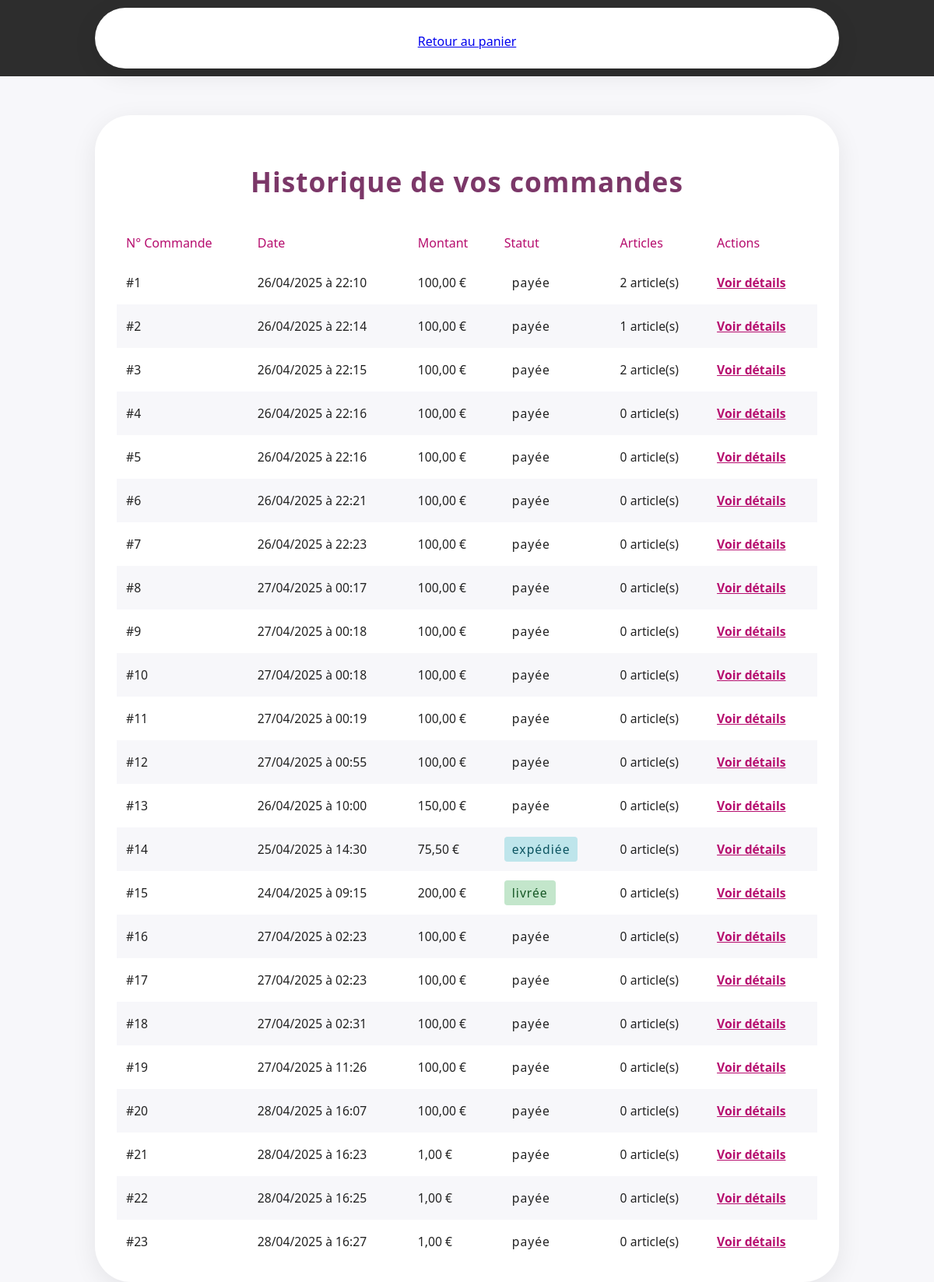
The page /historique_commandes.php (signed in) on the database its author committed.
### tables this page shows
CREATE TABLE IF NOT EXISTS `commandes` (
  `id_commande` int NOT NULL AUTO_INCREMENT,
  `id_client` int NOT NULL,
  `date_commande` datetime NOT NULL DEFAULT CURRENT_TIMESTAMP,
  `statut` enum('en attente','payée','expédiée','livrée','annulée') NOT NULL DEFAULT 'en attente',
  `montant_total` decimal(10,2) NOT NULL,
  `adresse_livraison` text NOT NULL,
  PRIMARY KEY (`id_commande`),
  KEY `id_client` (`id_client`)
);

### historique_commandes.php (the view, shortened to what this page needs)
<?php
include "condb.php";
$id_client=isset($_SESSION['user_id']) ? intval($_SESSION['user_id']) : 0;
$sql="SELECT c.*, COUNT(ca.id_produit) as nombre_articles
        FROM commandes c
        LEFT JOIN commandes_articles ca ON c.id_commande = ca.id_commande
        WHERE c.id_client = ?
        GROUP BY c.id_commande";
$stmt=$con->prepare($sql);
if ($stmt) {
    $stmt->bind_param("i",$id_client);
    $stmt->execute();
    $result=$stmt->get_result();
} else {
    echo "Erreur de préparation de la requête.";
    exit();
}
?>
<!DOCTYPE html>
<html lang="fr">
<head>
    <link rel="stylesheet" href="histo.css">
</head>
<body>
    <header class="header">
        <div class="header-top">
            <div class="container">
                <a href="panier.php">Retour au panier</a>
            </div>
        </div>
    </header>
    <section class="section" data-section>
        <div class="container">
            <h1 class="h1">Historique de vos commandes</h1>
            <?php if ($result->num_rows > 0): ?>
                <table class="commandes-table">
                    <thead>
                        <tr>
                            <th>N° Commande</th>
                            <th>Date</th>
                            <th>Montant</th>
                            <th>Statut</th>
                            <th>Articles</th>
                            <th>Actions</th>
                        </tr>
                    </thead>
                    <tbody>
                        <?php while ($commande=$result->fetch_assoc()): ?>
                            <tr>
                                <td>#<?= htmlspecialchars($commande['id_commande']) ?></td>
                                <td><?= date('d/m/Y à H:i', strtotime($commande['date_commande'])) ?></td>
                                <td><?= number_format($commande['montant_total'], 2, ',', ' ') ?> €</td>
                                <td>
                                    <span class="badge <?= strtolower($commande['statut']) ?>">
                                        <?= htmlspecialchars($commande['statut']) ?>
                                    </span>
                                </td>
                                <td><?= htmlspecialchars($commande['nombre_articles']) ?> article(s)</td>
                                <td>
                                    <a href="detail_commande.php?id=<?= $commande['id_commande'] ?>" class="btn-link">
                                        Voir détails
                                    </a>
                                </td>
                            </tr>
                        <?php endwhile; ?>
                    </tbody>
                </table>
            <?php endif; ?>
        </div>
    </section>
</body>
</html>

### histo.css (style rules this page uses)
body { font-family: 'Segoe UI', Arial, sans-serif; background: #f7f7fa; margin: 0; padding: 0; color: #222; }
.header { background: #2d2d2d; padding: 10px 0; margin-bottom: 50px; }
.container { text-align: center; max-width: 900px; margin: 0 auto; background: #fff; padding: 32px 28px 24px 28px; border-radius: 46px; box-shadow: 0 8px 32px rgba(0,0,0,0.08); }
h1.h1 { text-align: center; color: #7b3768; margin-bottom: 32px; font-size: 2.2em; font-weight: 700; letter-spacing: 1px; }
.commandes-table { width: 100%; border-collapse: collapse; margin-top: 10px; background: #fff; }
.commandes-table th, .commandes-table td { padding: 14px 10px; text-align: left; }
.commandes-table th { background: #f8e5f3; color: #b60d6e; font-weight: bold; font-size: 1em; border-bottom: 2px solid #b60d6e; }
.commandes-table tr:nth-child(even) { background: #f7f7fa; }
.commandes-table td { border-bottom: 1px solid #eee; font-size: 0.98em; }
.badge { padding: 6px 14px; border-radius: 16px; font-size: 0.9em; font-weight: 600; display: inline-block; letter-spacing: 1px; }
.badge.payée { background: #d4edda; color: #155724; }
.badge.expédiée { background: #bee5eb; color: #0c5460; }
.badge.livrée { background: #c3e6cb; color: #155724; }
.btn-link { color: #b60d6e; text-decoration: underline; font-weight: bold; transition: color 0.2s; }

### historique_commandes.php (style rules this page uses)
.commandes-table { width: 100%; border-collapse: collapse; margin-top: 20px; }
.commandes-table th, .commandes-table td { padding: 12px; text-align: left; border-bottom: 1px solid var(--light-gray); }
.commandes-table th { background-color: var(--cultured-2); font-weight: var(--fw-600); }
.badge { padding: 5px 10px; border-radius: 4px; font-size: var(--fs-8); font-weight: var(--fw-600); }
.badge.payée { background-color: var(--hoockers-green_20); color: var(--hoockers-green); }

### rows shown on the page
commandes: id_commande "1", date_commande "26/04/2025 à 22:10", montant_total "100,00", statut "payée", nombre_articles "2"
commandes: id_commande "2", date_commande "26/04/2025 à 22:14", montant_total "100,00", statut "payée", nombre_articles "1"
commandes: id_commande "3", date_commande "26/04/2025 à 22:15", montant_total "100,00", statut "payée", nombre_articles "2"
commandes: id_commande "4", date_commande "26/04/2025 à 22:16", montant_total "100,00", statut "payée", nombre_articles "0"
commandes: id_commande "5", date_commande "26/04/2025 à 22:16", montant_total "100,00", statut "payée", nombre_articles "0"
commandes: id_commande "6", date_commande "26/04/2025 à 22:21", montant_total "100,00", statut "payée", nombre_articles "0"
commandes: id_commande "7", date_commande "26/04/2025 à 22:23", montant_total "100,00", statut "payée", nombre_articles "0"
commandes: id_commande "8", date_commande "27/04/2025 à 00:17", montant_total "100,00", statut "payée", nombre_articles "0"
commandes: id_commande "9", date_commande "27/04/2025 à 00:18", montant_total "100,00", statut "payée", nombre_articles "0"
commandes: id_commande "10", date_commande "27/04/2025 à 00:18", montant_total "100,00", statut "payée", nombre_articles "0"
commandes: id_commande "11", date_commande "27/04/2025 à 00:19", montant_total "100,00", statut "payée", nombre_articles "0"
commandes: id_commande "12", date_commande "27/04/2025 à 00:55", montant_total "100,00", statut "payée", nombre_articles "0"
commandes: id_commande "13", date_commande "26/04/2025 à 10:00", montant_total "150,00", statut "payée", nombre_articles "0"
commandes: id_commande "14", date_commande "25/04/2025 à 14:30", montant_total "75,50", statut "expédiée", nombre_articles "0"
commandes: id_commande "15", date_commande "24/04/2025 à 09:15", montant_total "200,00", statut "livrée", nombre_articles "0"
commandes: id_commande "16", date_commande "27/04/2025 à 02:23", montant_total "100,00", statut "payée", nombre_articles "0"
commandes: id_commande "17", date_commande "27/04/2025 à 02:23", montant_total "100,00", statut "payée", nombre_articles "0"
commandes: id_commande "18", date_commande "27/04/2025 à 02:31", montant_total "100,00", statut "payée", nombre_articles "0"
commandes: id_commande "19", date_commande "27/04/2025 à 11:26", montant_total "100,00", statut "payée", nombre_articles "0"
commandes: id_commande "20", date_commande "28/04/2025 à 16:07", montant_total "100,00", statut "payée", nombre_articles "0"
commandes: id_commande "21", date_commande "28/04/2025 à 16:23", montant_total "1,00", statut "payée", nombre_articles "0"
commandes: id_commande "22", date_commande "28/04/2025 à 16:25", montant_total "1,00", statut "payée", nombre_articles "0"
commandes: id_commande "23", date_commande "28/04/2025 à 16:27", montant_total "1,00", statut "payée", nombre_articles "0"
